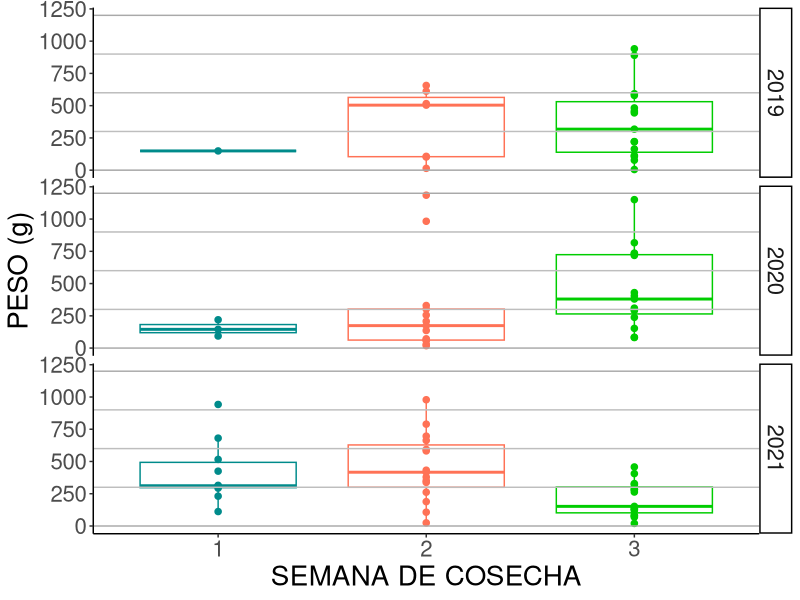
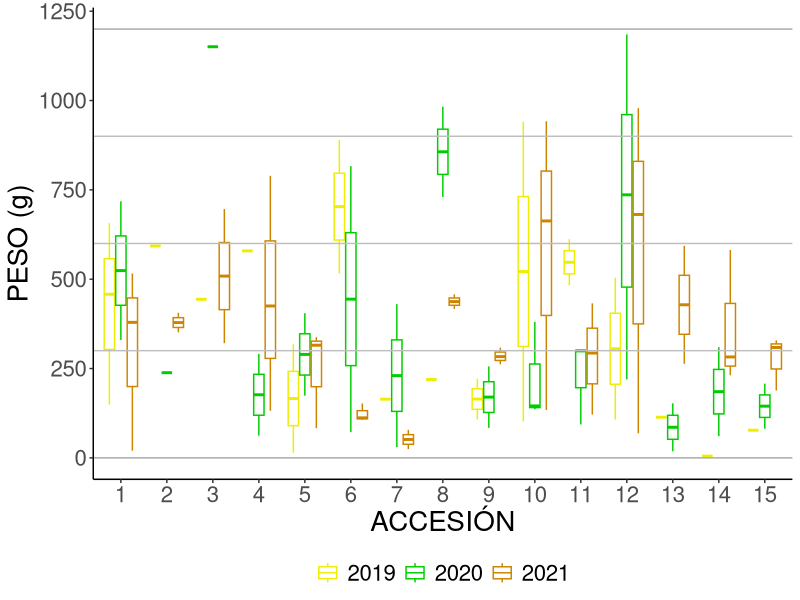
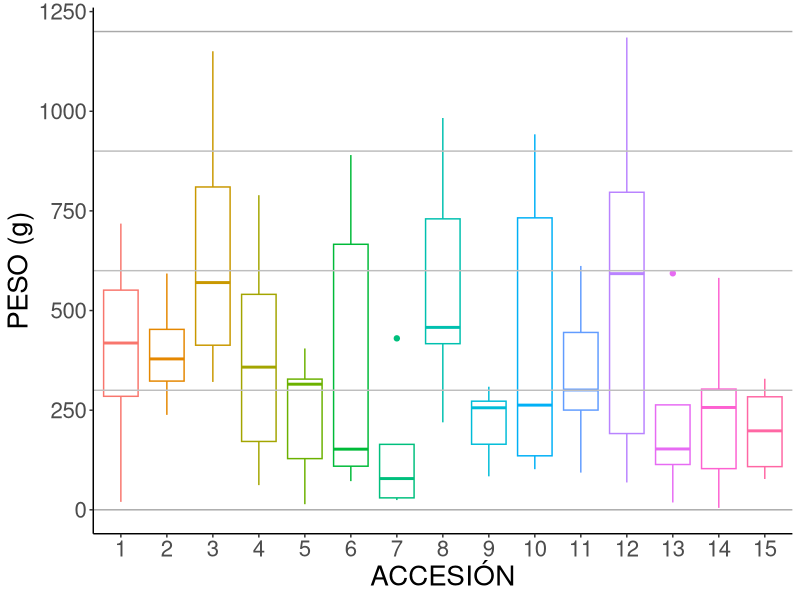
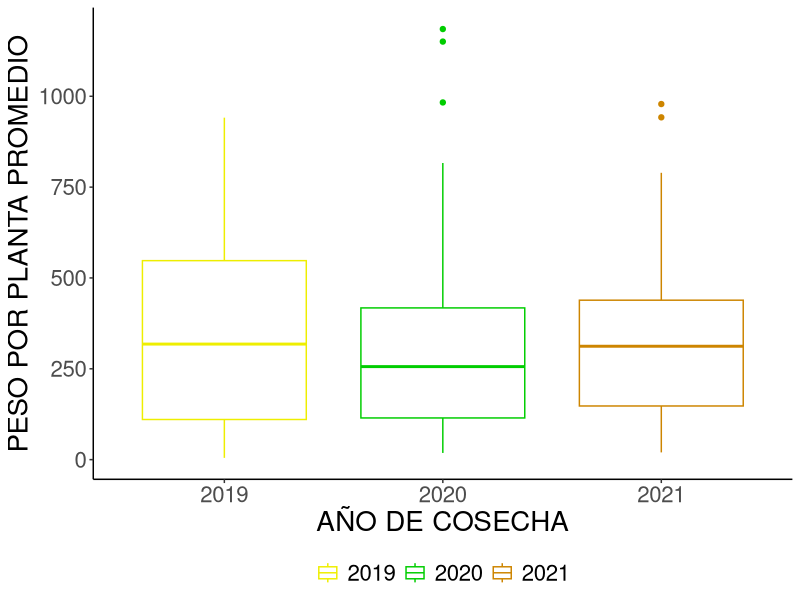

Reproduce these figures in R, in order.
## ---- chunk 1
knitr::opts_chunk$set(warning = FALSE, message = FALSE, echo = FALSE)

data<-read.delim("rendmor.txt")
attach(data)
# names(data)
# str(data)
# data[is.na(data)] <-  0
data$YEAR<-as.factor(YEAR)
data$ACC<-as.factor(ACC)
data$WEEK<-as.factor(WEEK)
data$WEEK<-factor(data$WEEK,levels=c("1", "2","3"))
data$DATE<-as.Date(DATE, format="%m/%d/%y")
data$N<-as.numeric(N)
detach(data)  

## ---- chunk 2
knitr::opts_chunk$set(warning = FALSE, message = FALSE, echo = FALSE)

library(ggplot2)
f1<-ggplot(data=data, aes(x=WEEK, y=P, color=WEEK)) +
  geom_boxplot(size=.5)+
  scale_color_manual(values=c("cyan4", "coral1","green3"))+
  geom_point(size=3, shape=20) +
  labs(y="PESO (g)", x="SEMANA DE COSECHA")+
  theme(panel.grid.major.x = element_blank())+
  facet_grid(YEAR~.)+
  theme_classic()+
  theme(text = element_text(size=20))+
  theme(legend.title=element_blank())+
  theme(legend.position = "none")+
  geom_hline(aes(yintercept=0), color="darkgrey")+
  geom_hline(aes(yintercept=300), color="grey")+
  geom_hline(aes(yintercept=600), color="grey")+
  geom_hline(aes(yintercept=900), color="grey")+
  geom_hline(aes(yintercept=1200), color="darkgrey")
f1

## ---- chunk 3
knitr::opts_chunk$set(warning = FALSE, message = FALSE, echo = FALSE)

f2<-ggplot(data=data, aes(x=ACC, y=P, color=YEAR)) +
  geom_boxplot(size=.5)+
  scale_color_manual(values=c("yellow2", "green3","orange3"))+
  labs(y="PESO (g)", x="ACCESIÓN")+
  theme(panel.grid.major.x = element_blank())+
  theme_classic()+
  theme(text = element_text(size=20))+
  theme(legend.title=element_blank())+
  theme(legend.position = "bottom" )+
  geom_hline(aes(yintercept=0), color="darkgrey")+
  geom_hline(aes(yintercept=300), color="grey")+
  geom_hline(aes(yintercept=600), color="grey")+
  geom_hline(aes(yintercept=900), color="grey")+
  geom_hline(aes(yintercept=1200), color="darkgrey")
f2

## ---- chunk 4
knitr::opts_chunk$set(warning = FALSE, message = FALSE, echo = FALSE)

f3<-ggplot(data=data, aes(x=ACC, y=P, color=ACC)) +
  geom_boxplot(size=.5)+
  labs(y="PESO (g)", x="ACCESIÓN")+
  theme(panel.grid.major.x = element_blank())+
  theme_classic()+
  theme(text = element_text(size=20))+
  theme(legend.title=element_blank())+
  theme(legend.position = "none")+
  geom_hline(aes(yintercept=0), color="darkgrey")+
  geom_hline(aes(yintercept=300), color="grey")+
  geom_hline(aes(yintercept=600), color="grey")+
  geom_hline(aes(yintercept=900), color="grey")+
  geom_hline(aes(yintercept=1200), color="darkgrey")
f3

## ---- chunk 5
knitr::opts_chunk$set(warning = FALSE, message = FALSE, echo = FALSE)

f4<-ggplot(data=data, aes(x=YEAR, y=P, color=YEAR)) +
  geom_boxplot(size=.5)+
  scale_color_manual(values=c("yellow2", "green3","orange3"))+
  labs(y="PESO POR PLANTA PROMEDIO", x="AÑO DE COSECHA")+
  theme_classic()+
  theme(text = element_text(size=20))+
  theme(legend.title=element_blank())+
  theme(legend.position = "bottom" )
f4

